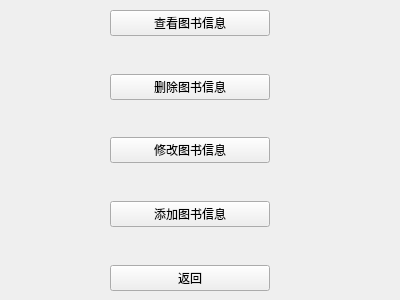
<?xml version="1.0" encoding="UTF-8"?>
<ui version="4.0">
 <class>bookmanage</class>
 <widget class="QWidget" name="bookmanage">
  <property name="geometry">
   <rect>
    <x>0</x>
    <y>0</y>
    <width>400</width>
    <height>300</height>
   </rect>
  </property>
  <property name="windowTitle">
   <string>Form</string>
  </property>
  <widget class="QWidget" name="verticalLayoutWidget">
   <property name="geometry">
    <rect>
     <x>110</x>
     <y>10</y>
     <width>160</width>
     <height>281</height>
    </rect>
   </property>
   <layout class="QVBoxLayout" name="verticalLayout">
    <item>
     <widget class="QPushButton" name="select_book">
      <property name="text">
       <string>查看图书信息</string>
      </property>
     </widget>
    </item>
    <item>
     <spacer name="verticalSpacer">
      <property name="orientation">
       <enum>Qt::Vertical</enum>
      </property>
      <property name="sizeHint" stdset="0">
       <size>
        <width>20</width>
        <height>40</height>
       </size>
      </property>
     </spacer>
    </item>
    <item>
     <widget class="QPushButton" name="del_book">
      <property name="text">
       <string>删除图书信息</string>
      </property>
     </widget>
    </item>
    <item>
     <spacer name="verticalSpacer_4">
      <property name="orientation">
       <enum>Qt::Vertical</enum>
      </property>
      <property name="sizeHint" stdset="0">
       <size>
        <width>20</width>
        <height>40</height>
       </size>
      </property>
     </spacer>
    </item>
    <item>
     <widget class="QPushButton" name="update_book">
      <property name="text">
       <string>修改图书信息</string>
      </property>
     </widget>
    </item>
    <item>
     <spacer name="verticalSpacer_3">
      <property name="orientation">
       <enum>Qt::Vertical</enum>
      </property>
      <property name="sizeHint" stdset="0">
       <size>
        <width>20</width>
        <height>40</height>
       </size>
      </property>
     </spacer>
    </item>
    <item>
     <widget class="QPushButton" name="insert_book">
      <property name="text">
       <string>添加图书信息</string>
      </property>
     </widget>
    </item>
    <item>
     <spacer name="verticalSpacer_2">
      <property name="orientation">
       <enum>Qt::Vertical</enum>
      </property>
      <property name="sizeHint" stdset="0">
       <size>
        <width>20</width>
        <height>40</height>
       </size>
      </property>
     </spacer>
    </item>
    <item>
     <widget class="QPushButton" name="return_book">
      <property name="text">
       <string>返回</string>
      </property>
     </widget>
    </item>
   </layout>
  </widget>
 </widget>
 <resources/>
 <connections/>
</ui>
